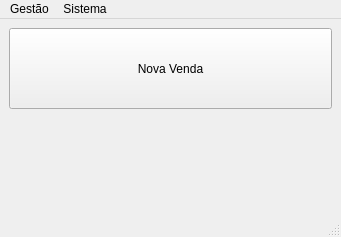
<?xml version="1.0" encoding="UTF-8"?>
<ui version="4.0">
 <class>Fm_main</class>
 <widget class="QMainWindow" name="Fm_main">
  <property name="geometry">
   <rect>
    <x>0</x>
    <y>0</y>
    <width>341</width>
    <height>237</height>
   </rect>
  </property>
  <property name="windowTitle">
   <string>Fm_main</string>
  </property>
  <widget class="QWidget" name="centralwidget">
   <layout class="QVBoxLayout" name="verticalLayout">
    <item>
     <layout class="QVBoxLayout" name="verticalLayout_2">
      <item>
       <widget class="QPushButton" name="Bt_Sale">
        <property name="sizePolicy">
         <sizepolicy hsizetype="Minimum" vsizetype="Preferred">
          <horstretch>0</horstretch>
          <verstretch>0</verstretch>
         </sizepolicy>
        </property>
        <property name="text">
         <string>Nova Venda</string>
        </property>
       </widget>
      </item>
     </layout>
    </item>
    <item>
     <widget class="QPushButton" name="Bt_block">
      <property name="minimumSize">
       <size>
        <width>32</width>
        <height>32</height>
       </size>
      </property>
      <property name="maximumSize">
       <size>
        <width>156465</width>
        <height>156465</height>
       </size>
      </property>
      <property name="text">
       <string/>
      </property>
      <property name="flat">
       <bool>true</bool>
      </property>
     </widget>
    </item>
   </layout>
  </widget>
  <widget class="QMenuBar" name="menubar">
   <property name="geometry">
    <rect>
     <x>0</x>
     <y>0</y>
     <width>341</width>
     <height>22</height>
    </rect>
   </property>
   <widget class="QMenu" name="menuGest_o">
    <property name="title">
     <string>Gestão</string>
    </property>
    <addaction name="actionEstoque"/>
    <addaction name="actionColaboradores"/>
    <addaction name="actionVendas"/>
   </widget>
   <widget class="QMenu" name="menuSistema">
    <property name="title">
     <string>Sistema</string>
    </property>
    <addaction name="actionSAIR"/>
    <addaction name="actionSobre"/>
   </widget>
   <addaction name="menuGest_o"/>
   <addaction name="menuSistema"/>
  </widget>
  <widget class="QStatusBar" name="statusbar">
   <property name="minimumSize">
    <size>
     <width>0</width>
     <height>32</height>
    </size>
   </property>
  </widget>
  <action name="actionColaboradores">
   <property name="text">
    <string>Colaboradores</string>
   </property>
  </action>
  <action name="actionEstoque">
   <property name="text">
    <string>Estoque</string>
   </property>
  </action>
  <action name="actionVendas">
   <property name="text">
    <string>Vendas</string>
   </property>
  </action>
  <action name="actionSAIR">
   <property name="text">
    <string>SAIR</string>
   </property>
  </action>
  <action name="actionSobre">
   <property name="text">
    <string>Sobre</string>
   </property>
  </action>
 </widget>
 <resources/>
 <connections/>
</ui>
